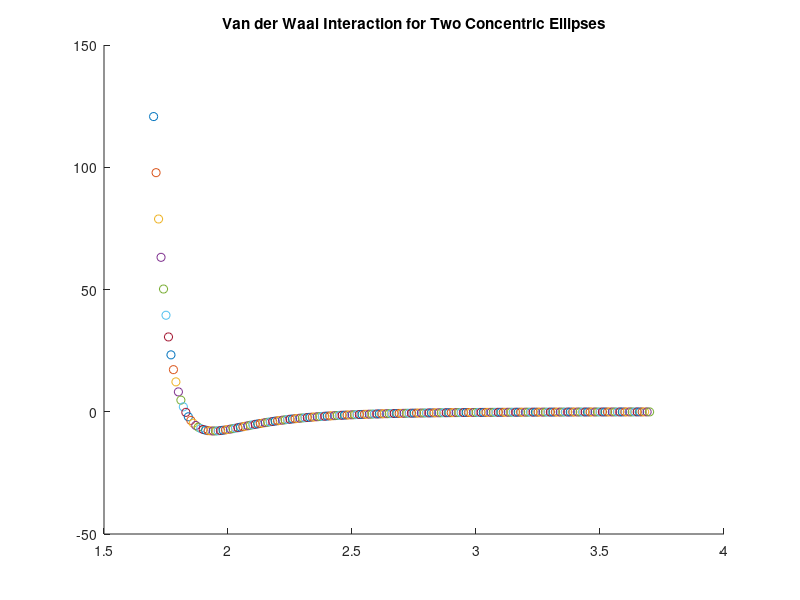

Write the MATLAB code that produced this figure.
%Computing VW interaction for concentric ellipses
%   where ellipse1 = <A*cos(x),B*sin(x)> and
%   ellipse2 = <C*cos(x),D*sin(x)> arbitrarily

close all 

sig = 1;
eps = 1;
row = 1;
L = 2*pi;
%Parameters for ellipse1
A = row;
B = row;
%Parameters for ellipse2
alpha = 1;
beta = 1;


for i=1:.01:3
    R = .7+i;
    C = alpha*R;
    D = beta*R;

    %This 'length' just comes from the distance from one ellipse to the
    %other
    length = @(x,y) sqrt((A*cos(x)-C*cos(y)).^2 + (B*sin(x)-D*sin(y)).^2);
      
    LJ = @(d) eps*((sig./d).^12-2*(sig./d).^6);
    V = @(s1,s2) LJ(length(s1,s2));
    
    Q = integral2(V,0,L,0,L);
  
    figure(2)
    hold on
    title('Van der Waal Interaction for Two Concentric Ellipses')
    plot(R,Q,'o')
end